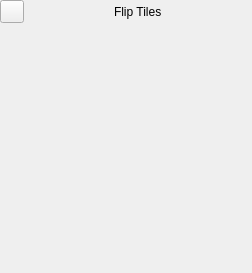
<?xml version="1.0" encoding="UTF-8"?>
<ui version="4.0">
 <class>MainWindow</class>
 <widget class="QMainWindow" name="MainWindow">
  <property name="geometry">
   <rect>
    <x>0</x>
    <y>0</y>
    <width>252</width>
    <height>273</height>
   </rect>
  </property>
  <property name="windowTitle">
   <string>FlipTiles</string>
  </property>
  <property name="windowIcon">
   <iconset theme="thereversi" resource="resources.qrc">
    <normaloff>:/icons/fliptiles.svg</normaloff>:/icons/fliptiles.svg</iconset>
  </property>
  <property name="autoFillBackground">
   <bool>true</bool>
  </property>
  <widget class="QWidget" name="centralwidget">
   <property name="autoFillBackground">
    <bool>true</bool>
   </property>
   <layout class="QVBoxLayout" name="verticalLayout">
    <property name="spacing">
     <number>0</number>
    </property>
    <property name="leftMargin">
     <number>0</number>
    </property>
    <property name="topMargin">
     <number>0</number>
    </property>
    <property name="rightMargin">
     <number>0</number>
    </property>
    <property name="bottomMargin">
     <number>0</number>
    </property>
    <item>
     <widget class="QWidget" name="topWidget" native="true">
      <property name="autoFillBackground">
       <bool>true</bool>
      </property>
      <layout class="QHBoxLayout" name="horizontalLayout">
       <property name="spacing">
        <number>0</number>
       </property>
       <property name="leftMargin">
        <number>0</number>
       </property>
       <property name="topMargin">
        <number>0</number>
       </property>
       <property name="rightMargin">
        <number>0</number>
       </property>
       <property name="bottomMargin">
        <number>0</number>
       </property>
       <item>
        <layout class="QHBoxLayout" name="leftCsdLayout">
         <property name="spacing">
          <number>0</number>
         </property>
         <item>
          <widget class="QToolButton" name="menuButton">
           <property name="sizePolicy">
            <sizepolicy hsizetype="Preferred" vsizetype="Preferred">
             <horstretch>0</horstretch>
             <verstretch>0</verstretch>
            </sizepolicy>
           </property>
           <property name="text">
            <string/>
           </property>
           <property name="icon">
            <iconset resource="resources.qrc">
             <normaloff>:/icons/fliptiles.svg</normaloff>:/icons/fliptiles.svg</iconset>
           </property>
           <property name="popupMode">
            <enum>QToolButton::InstantPopup</enum>
           </property>
          </widget>
         </item>
        </layout>
       </item>
       <item>
        <spacer name="horizontalSpacer_2">
         <property name="orientation">
          <enum>Qt::Horizontal</enum>
         </property>
         <property name="sizeHint" stdset="0">
          <size>
           <width>40</width>
           <height>20</height>
          </size>
         </property>
        </spacer>
       </item>
       <item>
        <widget class="QLabel" name="label">
         <property name="text">
          <string>Flip Tiles</string>
         </property>
        </widget>
       </item>
       <item>
        <spacer name="horizontalSpacer">
         <property name="orientation">
          <enum>Qt::Horizontal</enum>
         </property>
         <property name="sizeType">
          <enum>QSizePolicy::Expanding</enum>
         </property>
         <property name="sizeHint" stdset="0">
          <size>
           <width>40</width>
           <height>20</height>
          </size>
         </property>
        </spacer>
       </item>
       <item>
        <layout class="QHBoxLayout" name="rightCsdLayout">
         <property name="spacing">
          <number>0</number>
         </property>
        </layout>
       </item>
      </layout>
     </widget>
    </item>
    <item>
     <widget class="tStackedWidget" name="stackedWidget">
      <widget class="Game" name="game"/>
      <widget class="GameOverScreen" name="over"/>
     </widget>
    </item>
   </layout>
  </widget>
  <action name="actionFileBug">
   <property name="icon">
    <iconset theme="tools-report-bug">
     <normaloff>../application</normaloff>../application</iconset>
   </property>
   <property name="text">
    <string>File Bug</string>
   </property>
  </action>
  <action name="actionSources">
   <property name="icon">
    <iconset theme="commit">
     <normaloff>../application</normaloff>../application</iconset>
   </property>
   <property name="text">
    <string>Sources</string>
   </property>
  </action>
  <action name="actionAbout">
   <property name="icon">
    <iconset theme="help-about">
     <normaloff>../application</normaloff>../application</iconset>
   </property>
   <property name="text">
    <string>About</string>
   </property>
  </action>
  <action name="actionExit">
   <property name="icon">
    <iconset theme="application-exit">
     <normaloff>../application</normaloff>../application</iconset>
   </property>
   <property name="text">
    <string>Exit</string>
   </property>
   <property name="shortcut">
    <string>Ctrl+Q</string>
   </property>
  </action>
 </widget>
 <customwidgets>
  <customwidget>
   <class>tStackedWidget</class>
   <extends>QStackedWidget</extends>
   <header location="global">tstackedwidget.h</header>
   <container>1</container>
   <slots>
    <signal>switchingFrame(int)</signal>
   </slots>
  </customwidget>
  <customwidget>
   <class>Game</class>
   <extends>QWidget</extends>
   <header>game/game.h</header>
   <container>1</container>
  </customwidget>
  <customwidget>
   <class>GameOverScreen</class>
   <extends>QWidget</extends>
   <header>over/gameoverscreen.h</header>
   <container>1</container>
  </customwidget>
 </customwidgets>
 <resources>
  <include location="resources.qrc"/>
 </resources>
 <connections/>
</ui>
